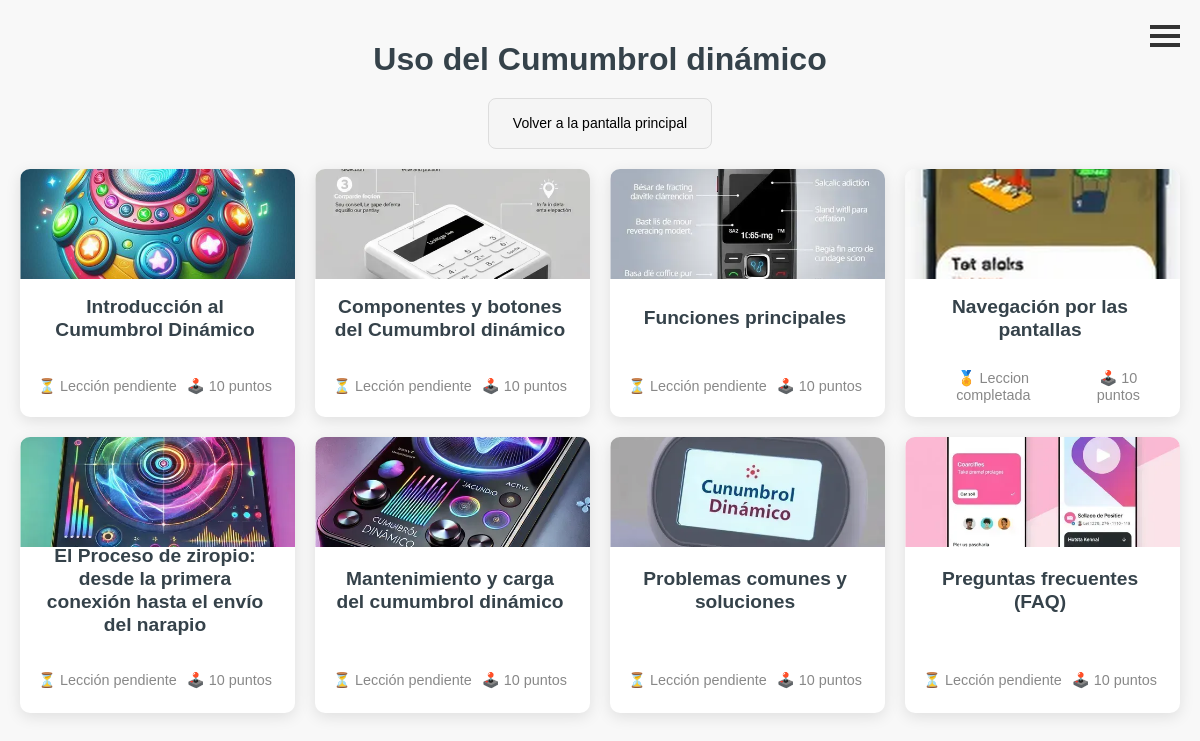
Page /curso/7/ (signed in) on the committed database.
### cursos/models.py (models this page shows, shortened)
class Curso(models.Model):
    categoria = models.ForeignKey('Categoria', on_delete=models.CASCADE)
    titulo = models.CharField(max_length=100)
    explicacion = models.CharField(max_length=400)
    miniexplicacion = models.TextField()
    duracion = models.PositiveIntegerField()  # Duración en minutos
    fecha_creacion = models.DateField(default=timezone.now)
    puntos = models.SmallIntegerField()
    miniatura = models.ImageField(upload_to='images/miniaturas/')
    OPCIONES = [
        (1, 'Poco importante'),
        (2, 'Interesante'),
        (3, 'Fundamental'),
    ]
    importancia = models.PositiveIntegerField(choices=OPCIONES) #El valor de importancia, siendo 1 el valor más bajo, 2 el recomendado y tres el imprescindible

class Leccion(models.Model):
    titulo = models.CharField(max_length=100)
    explicacion = models.CharField(max_length=400)
    autor = models.ForeignKey('Autor', on_delete=models.CASCADE)
    fecha_creacion = models.DateField(default=timezone.now)
    contenido = models.TextField()
    puntos = models.SmallIntegerField()
    curso = models.ForeignKey('Curso', on_delete=models.CASCADE)
    miniatura = models.ImageField(upload_to='images/miniaturas/')

### cursos/views.py (the view)
def detalle_curso(request, pk):
    curso = get_object_or_404(Curso, pk=pk)
    lecciones = Leccion.objects.filter(curso_id=pk)
    cuestinarios = Cuestionario.objects.filter(curso_id=pk)
    lecciones_completadas = {}
    for leccion in lecciones:
        leccion_completada = UsuarioLeccion.objects.filter(usuario=request.user, leccion=leccion, completada=True).exists()
        lecciones_completadas[leccion.id] = leccion_completada
    return render(request, 'cursos/detalle_curso.html', {'curso': curso, 'lecciones':lecciones, 'lecciones_completadas': lecciones_completadas, 'cuestionarios': cuestinarios})

### cursos/context_processors.py (called while the page is built)
def puntos_totales_processor(request):
    if request.user.is_authenticated:
        puntos_totales = UsuarioLeccion.objects.filter(usuario=request.user, completada=True).aggregate(total_puntos=Sum('puntos_obtenidos'))['total_puntos'] or 0
    else:
        puntos_totales = 0
    return {
        'puntos_totales': puntos_totales,
    }

### cursos/templatetags/custom_filters.py (called while the page is built)
@register.filter
def get_item(dictionary, key):
    return dictionary.get(key)

### cursos/templates/cursos/detalle_curso.html (shortened to what this page needs)
{% extends 'cursos/base.html' %}
{% load custom_filters %}
{% load static %}
{% block content %}
<section class="course-categories">
    <h2>{{ curso.titulo }}</h2>
    <div class="back-to-menu">
        <a href="/">Volver a la pantalla principal</a>
      </div>
    <div class="categories-grid">
      {% for leccion in lecciones %}
      <div class="category-item">
        <div class="category-image">
            <img src="{{ leccion.miniatura.url }}" alt="imagen" />
        </div>
        <div class="category-content">
            <h3><a href="{% url 'detalle_leccion' pk=leccion.pk %}" title='{{leccion.titulo}}'>{{leccion.titulo}}</a></h3>
            <div class="category-meta">
                <span>
                {% if lecciones_completadas|default_if_none:""|get_item:leccion.id %}
                    <div class="lesson-subtext">🏅 Leccion completada</div>
                {% else %}
                    <div class="lesson-subtext">⏳ Lección pendiente</div>
                {% endif %}
                </span>
                <span>🕹️ {{ leccion.puntos }} puntos</span>
            </div>
        </div>
    </div>
    {% endfor %}
            </div>
        </section>
{% endblock %}

### cursos/templates/cursos/base.html (shortened to what this page needs)
{% load static %}
<!DOCTYPE html>
<html>
    <head>
        <link rel="stylesheet" href="{% static 'css/curso.css' %}">
    </head>
    <body>
    {% if user.is_authenticated %}
            <div class="menu-icon" id="menuIcon">
                <div class="bar"></div>
                <div class="bar"></div>
                <div class="bar"></div>
            </div>
    {% endif %}
    {% block content %}
    {% endblock %}
    </body>
</html>

### cursos/static/css/curso.css (style rules this page uses)
body, h1, h2, p, ul { margin: 0; padding: 0; list-style: none; }
body { font-family: Arial, sans-serif; line-height: 1.2; background-color: #f4f4f4; color: #333; }
.course-categories { padding: 40px 20px; background-color: #f8f8f8; text-align: center; }
.course-categories h2 { margin-bottom: 20px; font-size: 2rem; color: #35424a; }
.categories-grid { display: grid; gap: 20px; grid-template-columns: repeat(auto-fit, minmax(250px, 1fr)); margin-top: 5px; }
.category-item { background-color: #fff; border-radius: 10px; box-shadow: 0px 4px 15px rgba(0, 0, 0, 0.1); overflow: hidden; transition: transform 0.3s ease, box-shadow 0.3s ease; display: flex; flex-direction: column; justify-content: space-between; }
.category-item a { color: #35424a; text-decoration: none; font-weight: bold; border-bottom: 2px solid transparent; transition: color 0.3s ease, border-bottom-color 0.3s ease; }
.category-content { padding: 20px; display: flex; flex-direction: column; height: 100%; }
.category-content h3 { font-size: clamp(1.2rem, 1.3vw, 1.2rem); color: #35424a; margin-bottom: 10px; margin-top: 5px; flex: 0 1 30%; display: flex; align-items: center; justify-content: center; text-align: center; max-height: 30%; }
.category-meta { display: flex; gap: 10px; font-size: 0.9rem; color: #888; flex: 0 1 20%; align-items: center; justify-content: center; text-align: center; margin-top: auto; max-height: 20%; }
.category-meta span { display: flex; align-items: center; gap: 5px; }
.category-image { width: 100%; padding-top: 40%; position: relative; overflow: hidden; background-color: #f8f8f8; }
.category-image img { position: absolute; top: 50%; left: 50%; width: 100%; height: 100%; object-fit: cover; transform: translate(-50%, -50%); }
.back-to-menu { display: block; margin-bottom: 20px; padding: 8px 12px; text-align: center; background-color: #f5f5f5; color: #333; font-size: 14px; font-weight: normal; text-decoration: none; border-radius: 8px; border: 1px solid #ddd; transition: background-color 0.3s ease, color 0.3s ease; cursor: pointer; width: fit-content; margin-left: auto; margin-right: auto; }
.back-to-menu a { display: block; padding: inherit; color: inherit; text-decoration: none; }
.back-to-menu a { text-decoration: none; color: #000; }
.menu-icon { position: absolute; top: 20px; right: 20px; width: 30px; cursor: pointer; }
.menu-icon .bar { width: 100%; height: 4px; background-color: #333; margin: 5px 0; transition: 0.3s; }
.category-content { padding-left: 15px; }

### rows in the picture
Curso: titulo "Uso del Cumumbrol dinámico"
Leccion: miniatura (picture), titulo "Introducción al Cumumbrol Dinámico", shows "⏳ Lección pendiente", puntos "10"
Leccion: miniatura (picture), titulo "Componentes y botones del Cumumbrol dinámico", shows "⏳ Lección pendiente", puntos "10"
Leccion: miniatura (picture), titulo "Funciones principales", shows "⏳ Lección pendiente", puntos "10"
Leccion: miniatura (picture), titulo "Navegación por las pantallas", shows "🏅 Leccion completada", puntos "10"
Leccion: miniatura (picture), titulo "El Proceso de ziropio: desde la primera conexión hasta el envío del narapio", shows "⏳ Lección pendiente", puntos "10"
Leccion: miniatura (picture), titulo "Mantenimiento y carga del cumumbrol dinámico", shows "⏳ Lección pendiente", puntos "10"
Leccion: miniatura (picture), titulo "Problemas comunes y soluciones", shows "⏳ Lección pendiente", puntos "10"
Leccion: miniatura (picture), titulo "Preguntas frecuentes (FAQ)", shows "⏳ Lección pendiente", puntos "10"
